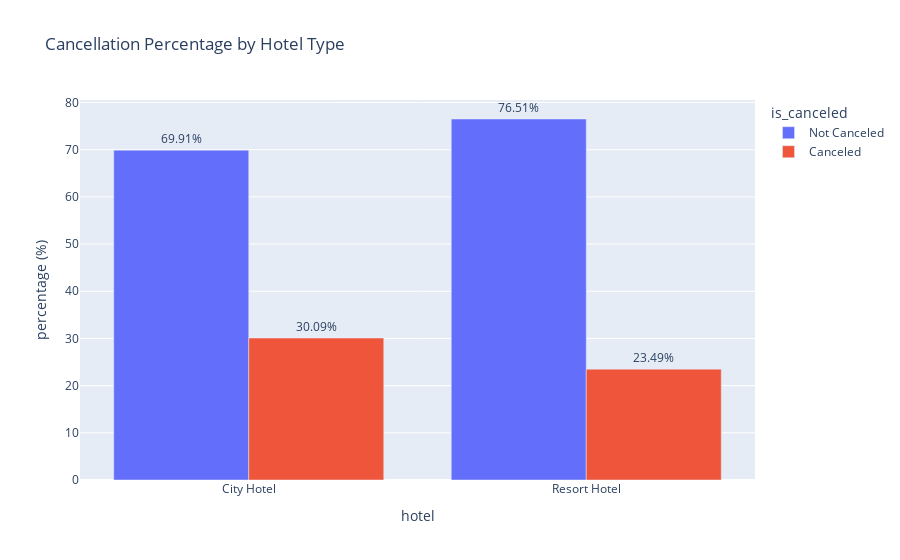

Write notebook code for a chart like this one.
### Code cell
df_agg['is_canceled'] = df_agg['is_canceled'].map({0: 'Not Canceled', 1: 'Canceled'})
fig = px.bar(
    df_agg,
    x='hotel',
    y='percentage (%)',
    color='is_canceled',
    barmode='group',     
    text='percentage (%)',
    title='Cancellation Percentage by Hotel Type'
)

fig.update_traces(texttemplate='%{text:.2f}%', textposition='outside')
fig.show()

### Figure 1 — Plotly figure (JSON) as saved in the notebook; plotly's stock layout.template omitted (floating-point values rounded to 4 significant figures)
{"data": [{"alignmentgroup": "True", "hovertemplate": "is_canceled=Not Canceled<br>hotel=%{x}<br>percentage (%)=%{text}<extra></extra>", "legendgroup": "Not Canceled", "marker": {"color": "#636efa", "pattern": {"shape": ""}}, "name": "Not Canceled", "offsetgroup": "Not Canceled", "orientation": "v", "showlegend": true, "text": [69.91, 76.51], "textposition": "outside", "texttemplate": "%{text:.2f}%", "type": "bar", "x": ["City Hotel", "Resort Hotel"], "xaxis": "x", "y": [69.91, 76.51], "yaxis": "y"}, {"alignmentgroup": "True", "hovertemplate": "is_canceled=Canceled<br>hotel=%{x}<br>percentage (%)=%{text}<extra></extra>", "legendgroup": "Canceled", "marker": {"color": "#EF553B", "pattern": {"shape": ""}}, "name": "Canceled", "offsetgroup": "Canceled", "orientation": "v", "showlegend": true, "text": [30.09, 23.49], "textposition": "outside", "texttemplate": "%{text:.2f}%", "type": "bar", "x": ["City Hotel", "Resort Hotel"], "xaxis": "x", "y": [30.09, 23.49], "yaxis": "y"}], "layout": {"barmode": "group", "legend": {"title": {"text": "is_canceled"}, "tracegroupgap": 0}, "title": {"text": "Cancellation Percentage by Hotel Type"}, "xaxis": {"anchor": "y", "domain": [0, 1], "title": {"text": "hotel"}}, "yaxis": {"anchor": "x", "domain": [0, 1], "title": {"text": "percentage (%)"}}}}
